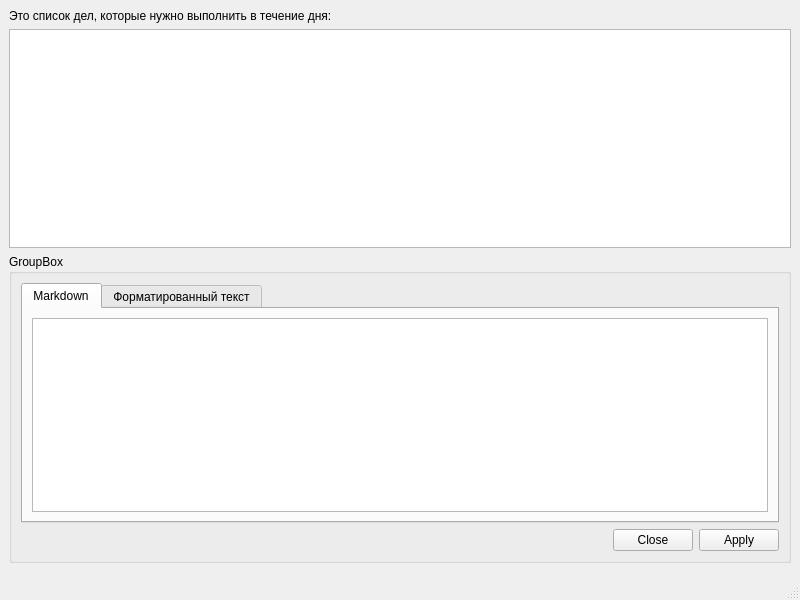
<?xml version="1.0" encoding="UTF-8"?>
<ui version="4.0">
 <class>MainWindow</class>
 <widget class="QMainWindow" name="MainWindow">
  <property name="geometry">
   <rect>
    <x>0</x>
    <y>0</y>
    <width>800</width>
    <height>600</height>
   </rect>
  </property>
  <property name="windowTitle">
   <string>MainWindow</string>
  </property>
  <property name="locale">
   <locale language="Russian" country="Russia"/>
  </property>
  <property name="unifiedTitleAndToolBarOnMac">
   <bool>true</bool>
  </property>
  <widget class="QWidget" name="centralwidget">
   <layout class="QGridLayout" name="gridLayout">
    <item row="3" column="0">
     <widget class="QDialogButtonBox" name="buttonBox">
      <property name="locale">
       <locale language="Russian" country="Russia"/>
      </property>
      <property name="standardButtons">
       <set>QDialogButtonBox::StandardButton::NoButton</set>
      </property>
     </widget>
    </item>
    <item row="2" column="0">
     <widget class="QGroupBox" name="itemVerboseGroupBox">
      <property name="title">
       <string>GroupBox</string>
      </property>
      <layout class="QVBoxLayout" name="verticalLayout">
       <item>
        <widget class="QTabWidget" name="tabWidget">
         <property name="currentIndex">
          <number>0</number>
         </property>
         <widget class="QWidget" name="markdown">
          <attribute name="title">
           <string notr="true">Markdown</string>
          </attribute>
          <layout class="QVBoxLayout" name="verticalLayout_2">
           <item>
            <widget class="QPlainTextEdit" name="itemVerboseTextEdit"/>
           </item>
          </layout>
         </widget>
         <widget class="QWidget" name="text">
          <attribute name="title">
           <string>Форматированный текст</string>
          </attribute>
          <layout class="QVBoxLayout" name="verticalLayout_3">
           <item>
            <widget class="QTextEdit" name="itemVerboseTextView"/>
           </item>
          </layout>
         </widget>
        </widget>
       </item>
       <item>
        <widget class="QDialogButtonBox" name="itemVerboseButtonBox">
         <property name="locale">
          <locale language="Russian" country="Russia"/>
         </property>
         <property name="standardButtons">
          <set>QDialogButtonBox::StandardButton::Apply|QDialogButtonBox::StandardButton::Close</set>
         </property>
        </widget>
       </item>
      </layout>
     </widget>
    </item>
    <item row="0" column="0">
     <widget class="QLabel" name="label">
      <property name="text">
       <string>Это список дел, которые нужно выполнить в течение дня:</string>
      </property>
     </widget>
    </item>
    <item row="1" column="0">
     <widget class="QListView" name="listView"/>
    </item>
   </layout>
  </widget>
  <widget class="QMenuBar" name="menubar">
   <property name="geometry">
    <rect>
     <x>0</x>
     <y>0</y>
     <width>800</width>
     <height>36</height>
    </rect>
   </property>
  </widget>
  <widget class="QStatusBar" name="statusbar"/>
  <action name="removeItem">
   <property name="checkable">
    <bool>false</bool>
   </property>
   <property name="icon">
    <iconset theme="QIcon::ThemeIcon::EditDelete"/>
   </property>
   <property name="text">
    <string>Удалить</string>
   </property>
   <property name="toolTip">
    <string>Удалить текущий элемент</string>
   </property>
   <property name="shortcut">
    <string>Del</string>
   </property>
   <property name="menuRole">
    <enum>QAction::MenuRole::NoRole</enum>
   </property>
  </action>
  <action name="addItem">
   <property name="checkable">
    <bool>false</bool>
   </property>
   <property name="icon">
    <iconset theme="QIcon::ThemeIcon::DocumentNew"/>
   </property>
   <property name="text">
    <string>Добавить</string>
   </property>
   <property name="toolTip">
    <string>Добавить новый элемент</string>
   </property>
   <property name="shortcut">
    <string>Ctrl+N</string>
   </property>
   <property name="menuRole">
    <enum>QAction::MenuRole::NoRole</enum>
   </property>
  </action>
  <action name="verboseItem">
   <property name="icon">
    <iconset theme="QIcon::ThemeIcon::DocumentProperties"/>
   </property>
   <property name="text">
    <string>Подробно</string>
   </property>
   <property name="toolTip">
    <string>Получить подробную информацию об элементе и изменить свойства</string>
   </property>
   <property name="shortcut">
    <string>Return</string>
   </property>
   <property name="menuRole">
    <enum>QAction::MenuRole::NoRole</enum>
   </property>
  </action>
  <action name="closeVerboseItem">
   <property name="icon">
    <iconset theme="QIcon::ThemeIcon::EditClear"/>
   </property>
   <property name="text">
    <string>Скрыть подробности</string>
   </property>
   <property name="toolTip">
    <string>Скрыть подробности об элементе</string>
   </property>
   <property name="shortcut">
    <string>Esc</string>
   </property>
   <property name="menuRole">
    <enum>QAction::MenuRole::NoRole</enum>
   </property>
  </action>
  <action name="checkItem">
   <property name="checkable">
    <bool>true</bool>
   </property>
   <property name="text">
    <string>Отметить как выполненное</string>
   </property>
   <property name="toolTip">
    <string>Отметить данный элемент как выполненный</string>
   </property>
   <property name="shortcut">
    <string>Space</string>
   </property>
   <property name="menuRole">
    <enum>QAction::MenuRole::NoRole</enum>
   </property>
  </action>
  <action name="upItem">
   <property name="icon">
    <iconset theme="QIcon::ThemeIcon::GoUp"/>
   </property>
   <property name="text">
    <string>Поднять вверх</string>
   </property>
   <property name="toolTip">
    <string>Поднять элемент вверх по приоритету</string>
   </property>
   <property name="shortcut">
    <string>Ctrl+Shift+Num+Up</string>
   </property>
   <property name="menuRole">
    <enum>QAction::MenuRole::NoRole</enum>
   </property>
  </action>
  <action name="downItem">
   <property name="icon">
    <iconset theme="QIcon::ThemeIcon::GoDown"/>
   </property>
   <property name="text">
    <string>Опустить вниз</string>
   </property>
   <property name="toolTip">
    <string>Опустить элемент вниз</string>
   </property>
   <property name="shortcut">
    <string>Ctrl+Shift+Num+Down</string>
   </property>
   <property name="menuRole">
    <enum>QAction::MenuRole::NoRole</enum>
   </property>
  </action>
 </widget>
 <resources/>
 <connections>
  <connection>
   <sender>itemVerboseButtonBox</sender>
   <signal>rejected()</signal>
   <receiver>closeVerboseItem</receiver>
   <slot>trigger()</slot>
   <hints>
    <hint type="sourcelabel">
     <x>398</x>
     <y>528</y>
    </hint>
    <hint type="destinationlabel">
     <x>-1</x>
     <y>-1</y>
    </hint>
   </hints>
  </connection>
 </connections>
</ui>
